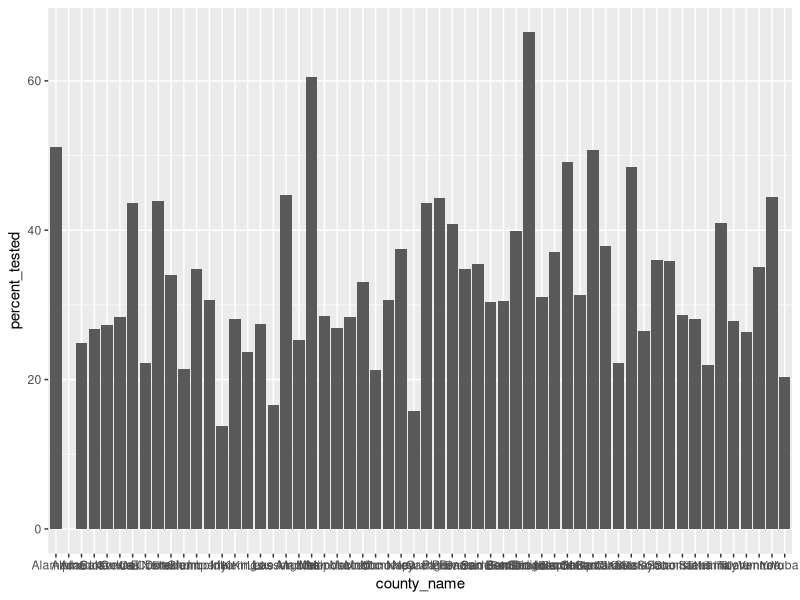
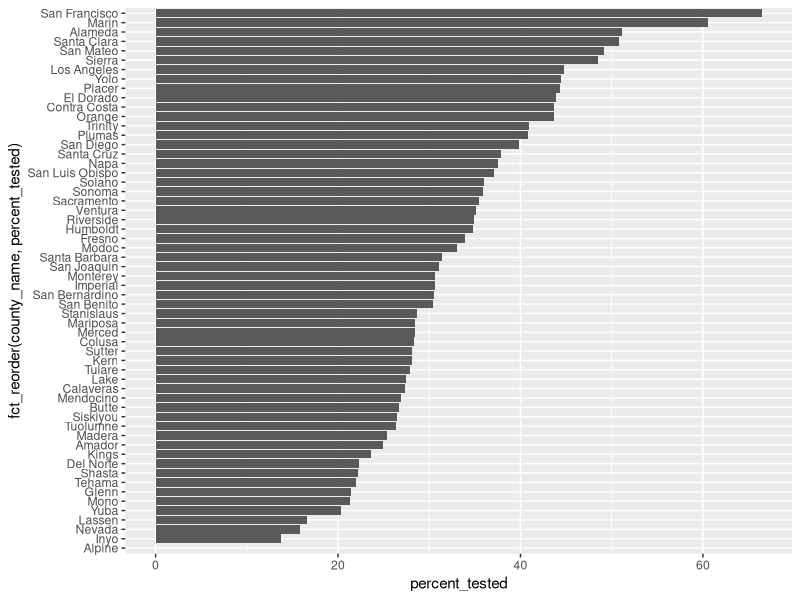
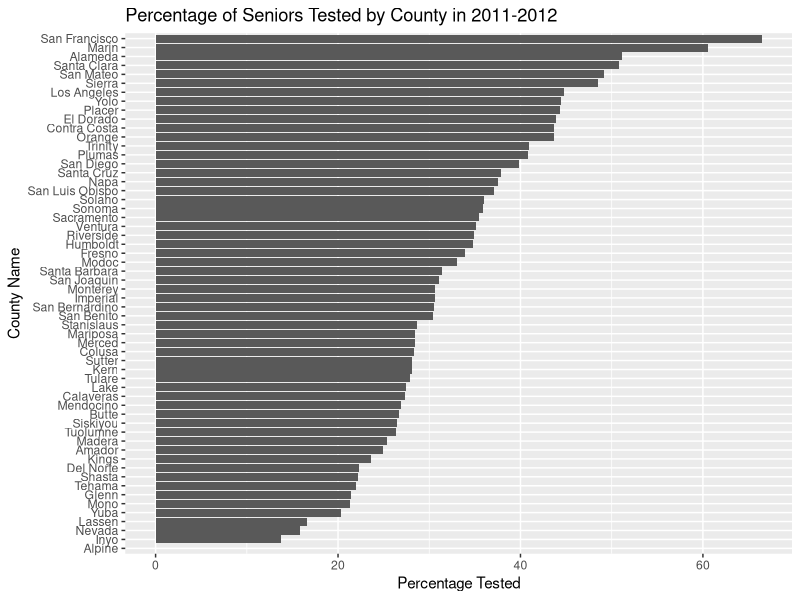
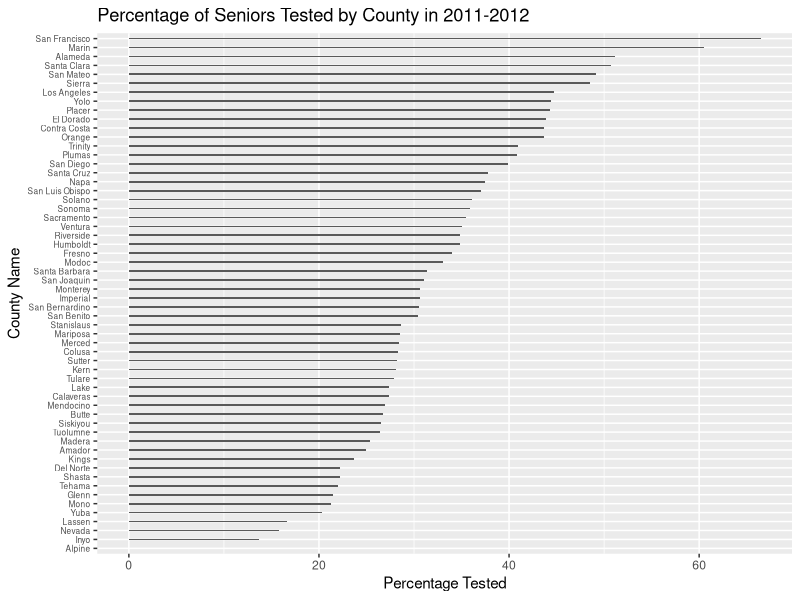

The R source for these figures, in order:
## ---- chunk 1
library(readr)
SAT_Data <- read_csv("SATReport.csv", 
col_types = cols(`County\nNumber` = col_skip(), 
`District\nNumber` = col_skip(), 
`School\nNumber` = col_skip(), `Grade\n12` = col_integer(), 
`Number\nTested` = col_integer(), 
`Percent\nTested` = col_integer(), 
V_Mean = col_skip(), M_Mean = col_skip(), 
W_Mean = col_skip(), Tot_Mean = col_skip(), 
GE1500Ct = col_skip(), Rate1500 = col_skip()), 
skip = 3)

colnames(SAT_Data) <- c("county_name", "district_name", "school_name", "grade_12", "number_tested", "percent_tested")

SAT_Data[is.na(SAT_Data)] = 0
## ---- chunk 2
library(tidyverse)
library(ggplot2)
## ---- chunk 3
SAT_Data %>%
  group_by(county_name) %>%
  summarize(percent_tested = (sum(number_tested)/sum(grade_12)*100)) %>%
  ggplot(aes(x = county_name, y = percent_tested)) + geom_col()
## ---- chunk 4
SAT_Data %>%
  group_by(county_name) %>%
  summarize(percent_tested = (sum(number_tested)/sum(grade_12)*100)) %>%
  ggplot(aes(x = fct_reorder(county_name, percent_tested), y = percent_tested)) + geom_col() + coord_flip()
## ---- chunk 5
SAT_Data %>%
  group_by(county_name) %>%
  summarize(percent_tested = (sum(number_tested)/sum(grade_12)*100)) %>%
  ggplot(aes(x = fct_reorder(county_name, percent_tested), y = percent_tested)) + 
  geom_col() + 
  coord_flip() +
  labs(title = "Percentage of Seniors Tested by County in 2011-2012", x = "County Name", y = "Percentage Tested")
## ---- chunk 6
SAT_Data %>%
  group_by(county_name) %>%
  summarize(percent_tested = (sum(number_tested)/sum(grade_12)*100)) %>%
  ggplot(aes(x = fct_reorder(county_name, percent_tested), y = percent_tested)) + geom_col(width = 0.2) + coord_flip() + 
  labs(title = "Percentage of Seniors Tested by County in 2011-2012", x = "County Name", y = "Percentage Tested") +
  #retrieved from https://statisticsglobe.com/change-font-size-of-ggplot2-plot-in-r-axis-text-main-title-legend
  theme(axis.text.y = element_text(size = 6))
